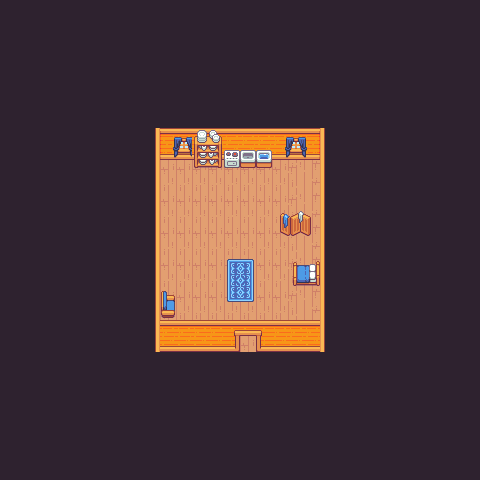

A 2D game scene composited from a Tiled map and its tileset images. What follows is a short description and the map's XML, with each tile layer's data collapsed to a summary:
An orthogonal 30x30 tile map with 16x16 px tiles, 3 tile layers (BaseFloor, BaseWall, AccessoryLayer), 5 tilesets.

<map version="1.8" tiledversion="1.8.0" orientation="orthogonal" renderorder="right-down" width="30" height="30" tilewidth="16" tileheight="16" infinite="0" nextlayerid="8" nextobjectid="1">
 <editorsettings>
  <export target="home-building-map.json" format="json" />
 </editorsettings>
 <tileset firstgid="1" name="building-interior-walls" tilewidth="16" tileheight="16" tilecount="3720" columns="62">
  <image source="../tilesets/building-interior-walls.png" width="992" height="960" />
  <tile id="784">
   <properties>
    <property name="collides" type="bool" value="true" />
   </properties>
  </tile>
  <tile id="785">
   <properties>
    <property name="collides" type="bool" value="true" />
   </properties>
  </tile>
  <tile id="786">
   <properties>
    <property name="collides" type="bool" value="true" />
   </properties>
  </tile>
  <tile id="788">
   <properties>
    <property name="collides" type="bool" value="true" />
   </properties>
  </tile>
  <tile id="789">
   <properties>
    <property name="collides" type="bool" value="false" />
   </properties>
  </tile>
  <tile id="790">
   <properties>
    <property name="collides" type="bool" value="true" />
   </properties>
  </tile>
  <tile id="846">
   <properties>
    <property name="collides" type="bool" value="true" />
   </properties>
  </tile>
  <tile id="847">
   <properties>
    <property name="collides" type="bool" value="true" />
   </properties>
  </tile>
  <tile id="848">
   <properties>
    <property name="collides" type="bool" value="true" />
   </properties>
  </tile>
  <tile id="850">
   <properties>
    <property name="collides" type="bool" value="true" />
   </properties>
  </tile>
  <tile id="851">
   <properties>
    <property name="collides" type="bool" value="false" />
   </properties>
  </tile>
  <tile id="852">
   <properties>
    <property name="collides" type="bool" value="true" />
   </properties>
  </tile>
  <tile id="979">
   <properties>
    <property name="collides" type="bool" value="true" />
   </properties>
  </tile>
  <tile id="980">
   <properties>
    <property name="collides" type="bool" value="true" />
   </properties>
  </tile>
 </tileset>
 <tileset firstgid="3721" name="building-interior-floors" tilewidth="16" tileheight="16" tilecount="1184" columns="37">
  <image source="../tilesets/building-interior-floors.png" width="592" height="512" />
 </tileset>
 <tileset firstgid="4905" name="building-interior-objects" tilewidth="16" tileheight="16" tilecount="2430" columns="45">
  <image source="../tilesets/building-interior-objects.png" width="720" height="864" />
  <tile id="17">
   <properties>
    <property name="collides" type="bool" value="true" />
   </properties>
  </tile>
  <tile id="18">
   <properties>
    <property name="collides" type="bool" value="true" />
   </properties>
  </tile>
  <tile id="19">
   <properties>
    <property name="collides" type="bool" value="true" />
   </properties>
  </tile>
  <tile id="62">
   <properties>
    <property name="collides" type="bool" value="true" />
   </properties>
  </tile>
  <tile id="63">
   <properties>
    <property name="collides" type="bool" value="true" />
   </properties>
  </tile>
  <tile id="64">
   <properties>
    <property name="collides" type="bool" value="true" />
   </properties>
  </tile>
  <tile id="148">
   <properties>
    <property name="collides" type="bool" value="true" />
   </properties>
  </tile>
  <tile id="149">
   <properties>
    <property name="collides" type="bool" value="true" />
   </properties>
  </tile>
  <tile id="193">
   <properties>
    <property name="collides" type="bool" value="true" />
   </properties>
  </tile>
  <tile id="194">
   <properties>
    <property name="collides" type="bool" value="true" />
   </properties>
  </tile>
  <tile id="238">
   <properties>
    <property name="collides" type="bool" value="true" />
   </properties>
  </tile>
  <tile id="239">
   <properties>
    <property name="collides" type="bool" value="true" />
   </properties>
  </tile>
  <tile id="1715">
   <properties>
    <property name="collides" type="bool" value="true" />
   </properties>
  </tile>
  <tile id="1725">
   <properties>
    <property name="collides" type="bool" value="true" />
   </properties>
  </tile>
  <tile id="1726">
   <properties>
    <property name="collides" type="bool" value="true" />
   </properties>
  </tile>
  <tile id="1760">
   <properties>
    <property name="collides" type="bool" value="true" />
   </properties>
  </tile>
  <tile id="1770">
   <properties>
    <property name="collides" type="bool" value="true" />
   </properties>
  </tile>
  <tile id="1771">
   <properties>
    <property name="collides" type="bool" value="true" />
   </properties>
  </tile>
  <tile id="1915">
   <properties>
    <property name="collides" type="bool" value="true" />
   </properties>
  </tile>
  <tile id="1916">
   <properties>
    <property name="collides" type="bool" value="true" />
   </properties>
  </tile>
  <tile id="1917">
   <properties>
    <property name="collides" type="bool" value="true" />
   </properties>
  </tile>
  <tile id="1918">
   <properties>
    <property name="collides" type="bool" value="true" />
   </properties>
  </tile>
  <tile id="1919">
   <properties>
    <property name="collides" type="bool" value="true" />
   </properties>
  </tile>
  <tile id="1960">
   <properties>
    <property name="collides" type="bool" value="true" />
   </properties>
  </tile>
  <tile id="1961">
   <properties>
    <property name="collides" type="bool" value="true" />
   </properties>
  </tile>
  <tile id="1962">
   <properties>
    <property name="collides" type="bool" value="true" />
   </properties>
  </tile>
  <tile id="1963">
   <properties>
    <property name="collides" type="bool" value="true" />
   </properties>
  </tile>
  <tile id="1964">
   <properties>
    <property name="collides" type="bool" value="true" />
   </properties>
  </tile>
  <tile id="2005">
   <properties>
    <property name="collides" type="bool" value="true" />
   </properties>
  </tile>
  <tile id="2006">
   <properties>
    <property name="collides" type="bool" value="true" />
   </properties>
  </tile>
  <tile id="2007">
   <properties>
    <property name="collides" type="bool" value="true" />
   </properties>
  </tile>
  <tile id="2008">
   <properties>
    <property name="collides" type="bool" value="true" />
   </properties>
  </tile>
  <tile id="2009">
   <properties>
    <property name="collides" type="bool" value="true" />
   </properties>
  </tile>
  <tile id="2050">
   <properties>
    <property name="collides" type="bool" value="true" />
   </properties>
  </tile>
  <tile id="2051">
   <properties>
    <property name="collides" type="bool" value="true" />
   </properties>
  </tile>
  <tile id="2052">
   <properties>
    <property name="collides" type="bool" value="true" />
   </properties>
  </tile>
  <tile id="2053">
   <properties>
    <property name="collides" type="bool" value="true" />
   </properties>
  </tile>
  <tile id="2054">
   <properties>
    <property name="collides" type="bool" value="true" />
   </properties>
  </tile>
 </tileset>
 <tileset firstgid="7335" name="building-interior-windows" tilewidth="16" tileheight="16" tilecount="1920" columns="48">
  <image source="../tilesets/building-interior-windows.png" width="768" height="640" />
 </tileset>
 <tileset firstgid="9255" name="building-interior-mixed" tilewidth="16" tileheight="16" tilecount="300" columns="25">
  <image source="../tilesets/building-interior-mixed.png" width="400" height="192" />
 </tileset>
 <layer id="5" name="BaseFloor" width="30" height="30">
  <data>[900 cells, 900 non-empty, 7 distinct tile ids]</data>
 </layer>
 <layer id="6" name="BaseWall" width="30" height="30">
  <data>[900 cells, 68 non-empty, 14 distinct tile ids]</data>
 </layer>
 <layer id="7" name="AccessoryLayer" width="30" height="30">
  <data>[900 cells, 41 non-empty, 37 distinct tile ids]</data>
 </layer>
</map>
